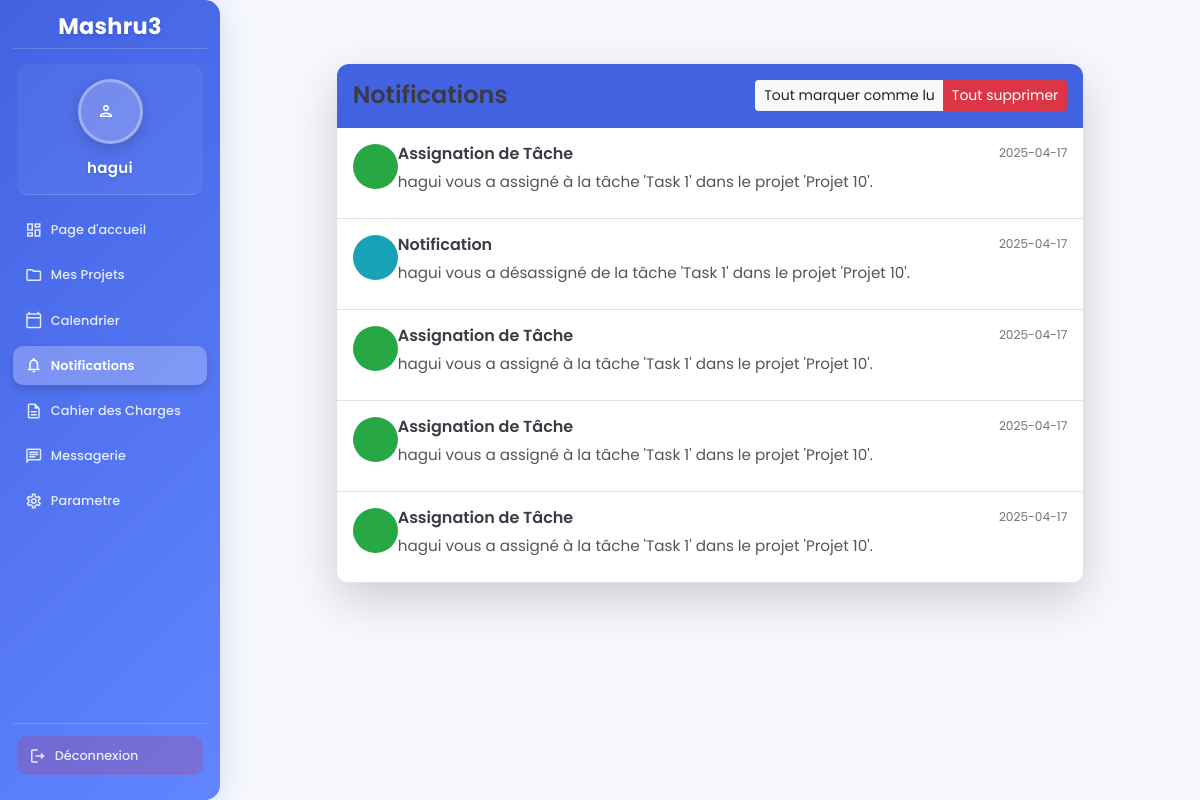
/notifications (signed in), run on the app's committed database.
### app.py (models this page shows)
class User(db.Model):
    user_id = db.Column(db.Integer, primary_key=True)
    name = db.Column(db.String(255), nullable=False)
    image = db.Column(db.String(255))
    password = db.Column(db.String(255), nullable=False)
    email = db.Column(db.String(255), unique=True, nullable=False)

class Notification(db.Model):
    notification_id = db.Column(db.Integer, primary_key=True)
    recipient_id = db.Column(db.Integer, db.ForeignKey('user.user_id'), nullable=False)
    sender_id = db.Column(db.Integer, db.ForeignKey('user.user_id'), nullable=False)
    project_id = db.Column(db.Integer, db.ForeignKey('project.project_id'), nullable=True)
    notification_type = db.Column(db.String(50), nullable=False)
    content = db.Column(db.Text, nullable=False)
    is_read = db.Column(db.Boolean, default=False)
    is_accepted = db.Column(db.Boolean, nullable=True)
    created_at = db.Column(db.DATE, server_default=db.func.current_date())

### app.py (the view)
@app.route('/notifications')
def notifications():
    if 'user_id' not in session:
        return redirect(url_for('connexion'))
    user_id = session['user_id']
    notifications = Notification.query.filter_by(recipient_id=user_id).order_by(Notification.created_at.desc()).all()
    for notification in notifications:
        notification.sender = User.query.get(notification.sender_id)
        if notification.project_id:
            notification.project = Project.query.get(notification.project_id)
    return render_template('notifications.html', notifications=notifications)

### app.py (called while the page is built)
@app.context_processor
def inject_quote():
    return {'quote': random.choice(COLLABORATION_QUOTES) if 'COLLABORATION_QUOTES' in globals() else None}

@app.context_processor
def inject_user_data():
    if 'user_id' in session:
        user = User.query.get(session['user_id'])
        if user:
            return {
                'user_first_name': user.name,
                'user_image': user.image
            }
    return {'user_first_name': None, 'user_image': None}

@app.context_processor
def inject_notifications_data():
    if 'user_id' in session:
        unread_count = Notification.query.filter_by(
            recipient_id=session['user_id'],
            is_read=False
        ).count()
        return {'notification_count': unread_count}
    return {'notification_count': 0}

### templates/notifications.html (shortened to what this page needs)
{% extends 'base.html' %}
{% block content %}
<div class="container mt-5">
    <div class="row justify-content-center">
        <div class="col-lg-10">
            <div class="card shadow-lg border-0 rounded-3">
                <div class="card-header bg-primary text-white p-3 d-flex justify-content-between align-items-center">
                    <h4 class="mb-0">Notifications</h4>
                    {% if notifications %}
                        <div class="btn-group" role="group">
                            <button id="mark-all-read" class="btn btn-sm btn-light" data-bs-toggle="modal" data-bs-target="#markAllReadConfirmationModal">
                                Tout marquer comme lu
                            </button>
                            <button id="delete-all-notifications" class="btn btn-sm btn-danger" data-bs-toggle="modal" data-bs-target="#deleteAllConfirmationModal">
                                Tout supprimer
                            </button>
                        </div>
                    {% endif %}
                </div>
                <div class="card-body p-0">
                    {% if notifications %}
                        <div class="notification-list">
                            {% for notification in notifications | reverse %}
                                <div class="notification-item p-3 border-bottom {% if not notification.is_read %}unread{% endif %}"
                                     id="notification-{{ notification.notification_id }}">
                                    <div class="d-flex">
                                        <div class="notification-icon me-3">
                                            {% if notification.notification_type == 'invitation' %}
                                                <div class="icon-circle bg-primary text-white">
                                                    <i class="fas fa-user-plus"></i>
                                                </div>
                                            {% elif notification.notification_type == 'task_assignment' %}
                                                <div class="icon-circle bg-success text-white">
                                                </div>
                                            {% else %}
                                                <div class="icon-circle bg-info text-white">
                                                </div>
                                            {% endif %}
                                        </div>
                                        <div class="notification-content flex-grow-1">
                                            <div class="d-flex justify-content-between align-items-center mb-2">
                                                <h6 class="mb-0 fw-bold">
                                                    {% if notification.notification_type == 'invitation' %}
                                                        Invitation au Projet
                                                    {% elif notification.notification_type == 'task_assignment' %}
                                                        Assignation de Tâche
                                                    {% else %}
                                                        Notification
                                                    {% endif %}
                                                </h6>
                                                <small class="text-muted">{{ notification.created_at }}</small>
                                            </div>
                                            <p class="mb-2 notification-text">{{ notification.content }}</p>
                                        </div>
                                    </div>
                                </div>
                            {% endfor %}
                        </div>
                    {% endif %}
                </div>
            </div>
        </div>
    </div>
</div>
{% endblock %}

### templates/base.html (shortened to what this page needs)
<!DOCTYPE html>
<html lang="en">
<head>
    <link rel="stylesheet" href="{{ url_for('static', filename='styles.css') }}">
    <link rel="stylesheet" href="/static/css/bootstrap.min.css">
</head>
<body>
    <div class="d-flex" style="min-height: 100vh;">
        <div class="sidebar d-flex flex-column" style="position: fixed; top: 0; left: 0; height: 100vh; width: 220px; overflow-y: auto;">
            <h2 class="text-center">Mashru3</h2>
            <div class="sidebar-user-profile">
                {% if user_image %}
                    <img src="{{ user_image }}" alt="{{ user_first_name }}" class="profile-image">
                {% else %}
                    <div class="profile-image default-profile">
                        <i class="material-icons-outlined">person</i>
                    </div>
                {% endif %}
                <div class="user-name">{{ user_first_name or 'Guest' }}</div>
            </div>
            <ul class="list-unstyled flex-grow-1">
                <li class="{% if request.endpoint == 'dashboard' %}active{% endif %}">
                    <a href="{{ url_for('dashboard') }}" class="d-flex align-items-center">
                        <i class="material-icons-outlined">dashboard</i> Page d'accueil
                    </a>
                </li>
                <li class="{% if request.endpoint == 'projects' %}active{% endif %}">
                    <a href="{{ url_for('projects') }}" class="d-flex align-items-center">
                        <i class="material-icons-outlined">folder</i> Mes Projets
                    </a>
                </li>
                <li class="{% if request.endpoint == 'calendrier' %}active{% endif %}">
                    <a href="{{ url_for('calendrier') }}" class="d-flex align-items-center">
                        <i class="material-icons-outlined">calendar_today</i> Calendrier
                    </a>
                </li>
                <li class="nav-item position-relative {% if request.endpoint == 'notifications' %}active{% endif %}">
                    <a class="d-flex align-items-center" href="{{ url_for('notifications') }}">
                        <i class="material-icons-outlined">notifications</i> Notifications
                    </a>
                </li>
                <li class="{% if request.endpoint == 'specifications' %}active{% endif %}">
                    <a href="{{ url_for('specifications') }}" class="d-flex align-items-center">
                        <i class="material-icons-outlined">description</i> Cahier des Charges
                    </a>
                </li>
                <li class="{% if request.endpoint == 'groupes' %}active{% endif %}">
                    <a href="{{ url_for('groupes') }}" class="d-flex align-items-center">
                        <i class="material-icons-outlined">chat</i> Messagerie
                    </a>
                </li>
                <li class="{% if request.endpoint == 'parametre' %}active{% endif %}">
                    <a href="{{ url_for('parametre') }}" class="d-flex align-items-center">
                        <i class="material-icons-outlined">settings</i> Parametre
                    </a>
                </li>
            </ul>
            <div class="logout-container mt-auto">
                <form action="{{ url_for('deconnexion') }}" method="post">
                    <button type="submit" class="logout-btn d-flex align-items-center">
                        <i class="material-icons-outlined">logout</i> Déconnexion
                    </button>
                </form>
            </div>
        </div>
        <div class="content flex-grow-1">
            {% block content %}{% endblock %}
        </div>
    </div>
</body>
</html>

### static/css/styles.css (style rules this page uses)
.card { border-radius: 10px; }

### templates/base.html (style rules this page uses)
body { font-family: 'Poppins', sans-serif; background-color: #f6f8fd; color: #3a3b45; overflow-x: hidden; font-size: 0.95rem; }
.sidebar { background: linear-gradient(135deg, #4262e2 0%, #6185ff 100%); color: white; transition: all 0.3s cubic-bezier(0.215, 0.61, 0.355, 1); width: 220px; z-index: 1000; box-shadow: 0 0.25rem 2rem 0 rgba(66, 98, 226, 0.2); border-radius: 0 15px 15px 0; padding: 0.8rem !important; }
.sidebar h2 { margin-bottom: 15px; padding-bottom: 8px; border-bottom: 1px solid rgba(255, 255, 255, 0.18); font-size: 1.4rem; color: white; font-weight: 700; letter-spacing: 0.3px; text-shadow: 0 2px 4px rgba(0, 0, 0, 0.1); }
.sidebar ul { padding-left: 0; }
.sidebar ul li { margin-bottom: 6px; border-radius: 10px; }
.sidebar ul li a { padding: 10px 12px; border-radius: 10px; text-decoration: none; transition: all 0.3s cubic-bezier(0.25, 0.8, 0.25, 1); font-size: 0.8rem; display: flex; align-items: center; color: rgba(255, 255, 255, 0.85); font-weight: 500; letter-spacing: 0.1px; }
.sidebar ul li.active a { background-color: rgba(255, 255, 255, 0.25); color: white; font-weight: 600; box-shadow: 0 4px 10px rgba(0, 0, 0, 0.15); }
.sidebar i { margin-right: 8px; font-size: 18px; transition: transform 0.3s ease; }
.sidebar-user-profile { display: flex; flex-direction: column; align-items: center; padding: 15px 0; margin-bottom: 15px; border-bottom: 1px solid rgba(255, 255, 255, 0.18); background: rgba(255, 255, 255, 0.05); border-radius: 12px; margin: 0 4px 15px 4px; }
.profile-image { width: 65px; height: 65px; border-radius: 50%; object-fit: cover; border: 3px solid rgba(255, 255, 255, 0.3); box-shadow: 0 5px 15px rgba(0, 0, 0, 0.15); margin-bottom: 10px; transition: all 0.4s cubic-bezier(0.175, 0.885, 0.32, 1.275); }
.user-name { font-weight: 600; font-size: 15px; margin-top: 3px; text-align: center; color: white; letter-spacing: 0.3px; text-shadow: 0 1px 3px rgba(0, 0, 0, 0.15); }
.default-profile { background-color: rgba(255, 255, 255, 0.2); color: white; font-size: 28px; display: flex; align-items: center; justify-content: center; }
.logout-container { margin-top: auto; padding: 12px 4px; border-top: 1px solid rgba(255, 255, 255, 0.18); }
.logout-btn { display: flex; align-items: center; padding: 10px 12px; border-radius: 10px; color: rgba(255, 255, 255, 0.85); transition: all 0.3s cubic-bezier(0.25, 0.8, 0.25, 1); text-decoration: none; font-size: 0.8rem; width: 100%; border: none; background-color: rgba(255, 0, 0, 0.15); text-align: left; cursor: pointer; font-weight: 500; }
.content { background-color: #f6f8fd; transition: all 0.3s ease; min-height: 100vh; padding: 16px 24px; margin-left: 220px !important; }
.card { border: none; box-shadow: 0 5px 15px rgba(0, 0, 0, 0.04); transition: all 0.3s cubic-bezier(0.25, 0.8, 0.25, 1); border-radius: 12px; overflow: hidden; background: white; }
.card-header { font-weight: 600; background-color: white; border-bottom: 1px solid rgba(0, 0, 0, 0.05); padding: 12px 16px; font-size: 0.95rem; color: #4262e2; }
.card-body { padding: 15px; }
.bg-primary { background-color: #4262e2 !important; }
.bg-success { background-color: #28a745 !important; }
.bg-info { background-color: #17a2b8 !important; }
h1, h2, h3, h4, h5, h6 { color: #3a3b45; font-weight: 600; }

### templates/notifications.html (style rules this page uses)
.icon-circle { width: 45px; height: 45px; border-radius: 50%; display: flex; align-items: center; justify-content: center; font-size: 1.2rem; }
.notification-list { max-height: 600px; overflow-y: auto; }
.notification-item { transition: background-color 0.2s ease; position: relative; }
.notification-text { color: #555; line-height: 1.5; }

### data on the page
User: name "hagui"
Notification: notification_type "Assignation de Tâche", created_at "2025-04-17", content "hagui vous a assigné à la tâche 'Task 1' dans le projet 'Projet 10'."
Notification: shows "Notification", created_at "2025-04-17", content "hagui vous a désassigné de la tâche 'Task 1' dans le projet 'Projet 10'."
Notification: notification_type "Assignation de Tâche", created_at "2025-04-17", content "hagui vous a assigné à la tâche 'Task 1' dans le projet 'Projet 10'."
Notification: notification_type "Assignation de Tâche", created_at "2025-04-17", content "hagui vous a assigné à la tâche 'Task 1' dans le projet 'Projet 10'."
Notification: notification_type "Assignation de Tâche", created_at "2025-04-17", content "hagui vous a assigné à la tâche 'Task 1' dans le projet 'Projet 10'."
